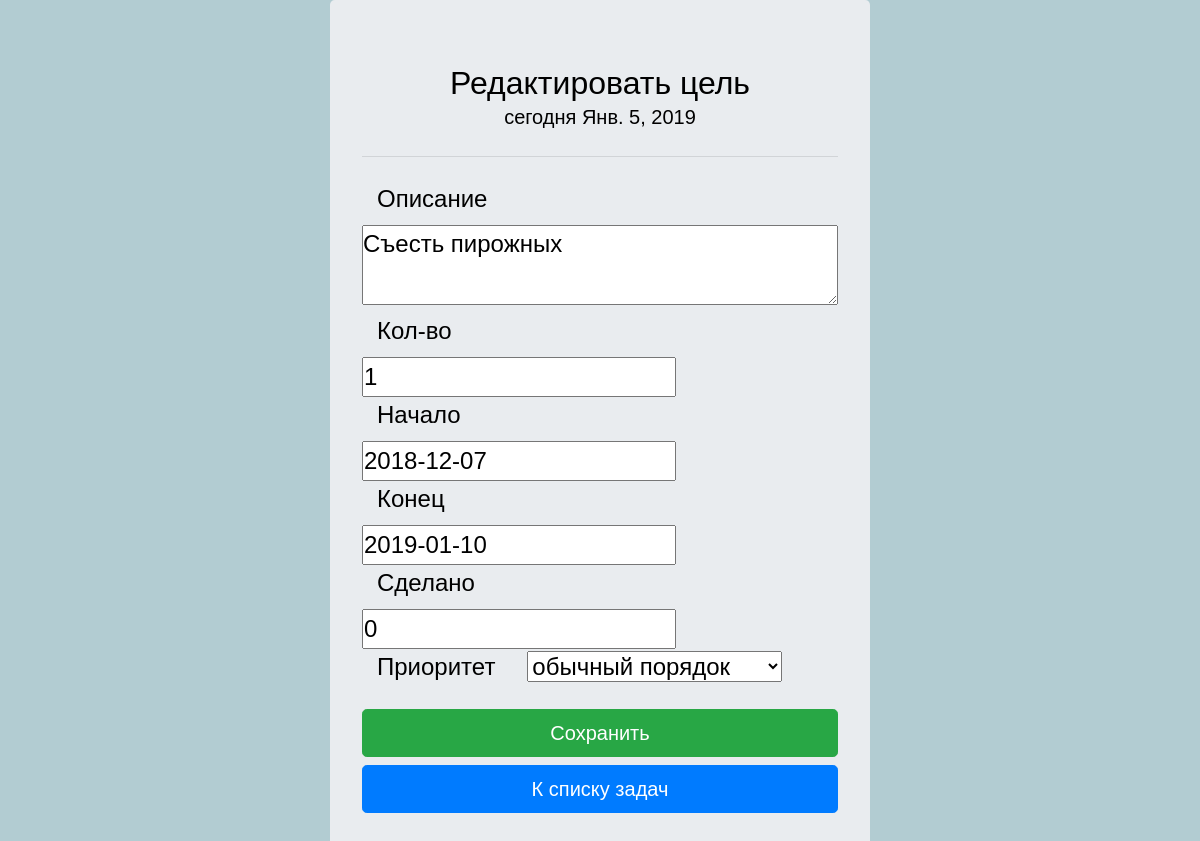
Screenshot of /progress/edit_target/36 (signed in) with the database file from the repository.
### progress/models.py (models this page shows)
class Target(models.Model):
    user = models.ForeignKey(User)
    target_description = models.CharField(max_length=300,)
    target = models.PositiveIntegerField(default=1)
    start_date = models.DateField()
    end_date = models.DateField()
    priority = models.SmallIntegerField(default=1, help_text='приоритет в показе',
                                        choices=((1, 'обычный порядок'),
                                                 (0, 'показывать в начале'),)
                                        )
    done = models.PositiveIntegerField(default=0)
    def _get_current_status(self):
        from datetime import date, datetime
        current_date = date.today()
        task_duration = (self.end_date - self.start_date).days + 1
        target_per_day = self.target / task_duration
        to_be_done = target_per_day * ((current_date - self.start_date).days + 1)  # на сегодня
        if target_per_day == 0:
            return target_per_day
        diff_days =  (self.done - to_be_done) / target_per_day
        return diff_days
    def _get_persentage(self):
        if self.target == 0:
            return 0
        else:
            result = int(self.done * 100 / self.target)
            if result <= 100:
                return result
            else:
                return 100
    def _wording(self):
        if self.f1 == 0:
            return "В графике".format()
        elif self.f1 > 0:
            return 'Впереди'
        else:
            return 'Отстаем'
    def _todo_daily(self):
        from datetime import date, datetime
        current_date = date.today()
        task_duration = (self.end_date - self.start_date).days + 1
        target_per_day = self.target / task_duration
        return target_per_day
    def _tobe_done(self):
        from datetime import date, datetime
        current_date = date.today()
        task_duration = (self.end_date - self.start_date).days + 1
        target_per_day = self.target / task_duration
        to_be_done_today = target_per_day * ((current_date - self.start_date).days + 1)  # на сегодня
        if self.target == 0:
            return 0
        else:
            to_be_done_today = to_be_done_today * 100/self.target
            if to_be_done_today >=100:
                return 100
            else:
                return int(to_be_done_today)
    def _left_todo(self):
        if (self.target - self.done) > 0:
            return (self.target - self.done)
        else:
            return 0
    f1 = property(_get_current_status)
    f2 = property(_get_persentage)
    word = property(_wording)
    daily = property(_todo_daily)
    todo_today = property(_tobe_done)
    left_todo = property(_left_todo)
    class Meta:
        ordering = ['priority', 'target_description']

### progress/views.py (the view)
# urls.py: url(r'^edit_target/(.+)', views.edit_target, name='edit_target'),
@login_required
def edit_target(request, id):
    from datetime import date
    current_date = date.today()
    posted_ok = False
    targets = Target.objects.filter(pk=id)  # ищем нужную запись по id
    target = targets[0]  # она должна существовать
    if request.method == 'POST':
        form = TargetForm(request.POST, instance=target)  # и передаем ее в instance
        if form.is_valid():
            form.save(commit=True)
            posted_ok = True
            messages.add_message(request, messages.SUCCESS, "Цель изменена, продолжаем работать")
            return redirect('progress')
        else:
            errs = form.errors
            return render(request, 'edit_target.html', locals())
    else:
        form = TargetForm(instance=target)
    return render(request, 'edit_target.html', locals())

### progress/forms.py (shortened to what this page needs)
class TargetForm(forms.ModelForm):
    class Meta:
        model = Target
        fields = ['target_description', 'target', 'start_date', 'end_date', 'done', 'priority']
        start_date = forms.DateField(localize=True)
        labels = {
            'target_description': 'Описание цели',
            'target': 'Сколько сделать',
            'start_date': 'Дата начала',
            'end_date': 'Дата окончания',
            'done': 'Уже сделано',
            'priority': 'Приоритет',
        }
        widgets = {'start_date': forms.DateInput(attrs={'id': 'start_date'}),
                   'end_date': forms.DateInput(attrs={'id': 'end_date'}),
                   'target_description': forms.Textarea(attrs={'class':'widget_descr'}),
        }

### progress/templates/edit_target.html (shortened to what this page needs)
{% extends "base.html" %}
{% load staticfiles %}
{% block content %}
<div class="container">
    <div class="row">
        <div class="col"></div>
        <div class="col-md-6 col-sm-12">
            <div class="jumbotron">
                <center>
                    <h1 class="display-4"> Редактировать цель</h1>
                    <p class="lead"> сегодня {{current_date}}</p>
                    <hr class="my-4">
                </center>
                <form method="post" class="form-horizontal" role="form" action=''>
                              <div class="form-group">
                                  <label class="col-sm-4 control-label"> Описание </label>
                            {{form.target_description}} <br>
                                   <label class="col-sm-4 control-label"> Кол-во </label>
                             {{form.target}} <br>
                             <label class="col-sm-4 control-label"> Начало </label>
                            {{form.start_date}} <br>
                            <label class="col-sm-4 control-label"> Конец </label>
                                  {{form.end_date}}
                            <br>
                                   <label class="col-sm-4 control-label">  Сделано </label>
                            {{form.done}} <br>
                                   <label class="col-sm-4 control-label"> Приоритет </label>
                             {{form.priority}}
                              </div>
                    <input class="btn btn-success btn-lg btn-block" id="done" type="submit" name="submit" value="Сохранить"
                            style ="margin-bottom: 0.5rem;" />
                        </form>
                <a href="/progress/progress" class="btn btn-primary btn-lg btn-block" role="button"
                       aria-pressed="true"> К списку задач </a>
            </div>
        </div>
        <div class="col"></div>
    </div>
{% endblock %}

### progress/static/progress/style.css (style rules this page uses)
body,div,dl,dt,dd,ul,ol,li,h1,h2,h3,h4,h5,h6,pre, form,fieldset,input,textarea,p,blockquote,th,td { padding: 0; margin: 0; }
h1,h2,h3,h4,h5,h6 { font-weight: normal; font-size: 100%; }
body { background-color: rgb(178, 204, 210); height: 100%; font-size: 1.5rem; font-family: 'Rubik', sans-serif; color: black; }
h1 { color: black; font-size: 2rem!important; }
.widget_descr { height: 5rem; margin-bottom:0.5rem; width:100%; }

### rows the page displays
Target: target_description "Съесть пирожных", target "1", start_date "2018-12-07", end_date "2019-01-10", done "0", priority "обычный порядок"
